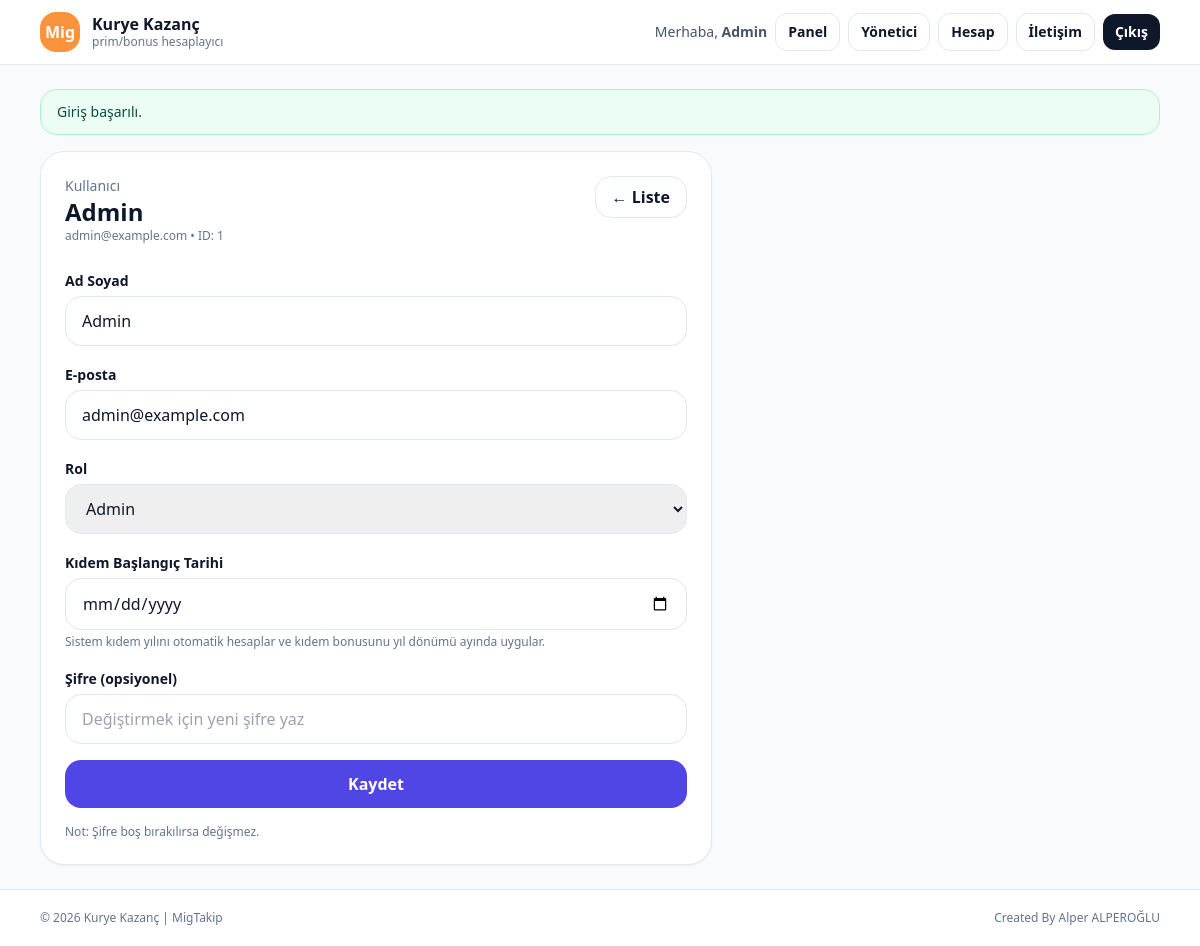
/admin/user_edit.php?id=1 (signed in), run on the app's committed database.
### tables this page shows
CREATE TABLE `users` (
  `id` int(11) NOT NULL,
  `name` varchar(120) NOT NULL,
  `email` varchar(190) NOT NULL,
  `phone` varchar(30) DEFAULT NULL,
  `password_hash` varchar(255) NOT NULL,
  `role` enum('admin','chef','user') NOT NULL DEFAULT 'user',
  `courier_class` varchar(50) DEFAULT NULL,
  `start_date` date DEFAULT NULL,
  `seniority_start_date` date DEFAULT NULL,
  `accounting_fee` decimal(10,2) NOT NULL DEFAULT 0.00,
  `default_motor_type` varchar(10) DEFAULT 'own',
  `default_motor_rent_monthly` decimal(10,2) DEFAULT 0.00,
  `motor_default_type` enum('own','rental') NOT NULL DEFAULT 'own',
  `motor_monthly_rent` decimal(10,2) NOT NULL DEFAULT 0.00,
  `motor_plate` varchar(20) DEFAULT NULL,
  `first_login_done` tinyint(1) NOT NULL DEFAULT 0,
  `created_at` timestamp NOT NULL DEFAULT current_timestamp()
);

### app/helpers.php (called while the page is built, shortened)
<?php
function e(string $s): string { return htmlspecialchars($s, ENT_QUOTES, 'UTF-8'); }
function base_url(): string {
  $cfg = require __DIR__ . '/../config/config.php';
  if (!empty($cfg['app']['base_url'])) return rtrim($cfg['app']['base_url'], '/');
  $https = (!empty($_SERVER['HTTPS']) && $_SERVER['HTTPS'] !== 'off');
  $scheme = $https ? 'https' : 'http';
  $host = $_SERVER['HTTP_HOST'] ?? 'localhost';
  $scriptName = $_SERVER['SCRIPT_NAME'] ?? '';
  $dir = rtrim(str_replace('\\', '/', dirname($scriptName)), '/');
  return $scheme . '://' . $host . $dir;
}
function session_boot(): void {
  $cfg = require __DIR__ . '/../config/config.php';
}
function flash_get(): ?array {
  $f = $_SESSION['_flash'];
  return $f;
}

### config/config.php (called while the page is built, shortened)
<?php
return [
  'db' => [
    'host' => 'localhost',
    'name' => 'sesmotors_kurye',
    'user' => 'sesmotors_kurye',
    'pass' => 'nuFeKp5EWXnQ558embmK',
    'charset' => 'utf8mb4',
  ],
  'app' => [
    'base_url' => 'https://www.sesmotors.com/kurye/public',
    'session_name' => 'KURYESESS',
  ],
];

### public/admin/user_edit.php (the view, shortened to what this page needs)
<?php
require_once __DIR__ . '/../../app/helpers.php';
require_once __DIR__ . '/../../app/layout.php';
$pdo = db();
$me = $_SESSION['user'];
$id = intval($_GET['id'] ?? 0);
$st = $pdo->prepare("SELECT id,name,email,phone,role,courier_class,seniority_start_date,created_at FROM users WHERE id=? LIMIT 1");
$st->execute([$id]);
$u = $st->fetch();
render_header('Yönetici • Kullanıcı Düzenle', ['user'=>$me, 'is_admin'=>true]);
?>
<div class="max-w-2xl">
  <div class="rounded-3xl bg-white border border-slate-200 shadow-sm p-6">
    <div class="flex items-start justify-between gap-3">
      <div>
        <div class="text-sm text-slate-500">Kullanıcı</div>
        <div class="text-2xl font-extrabold"><?= e($u['name']) ?></div>
        <div class="text-xs text-slate-500"><?= e($u['email']) ?> • ID: <?= e((string)$u['id']) ?></div>
      </div>
      <a href="<?= e(base_url()) ?>/admin/users.php" class="rounded-2xl border border-slate-200 bg-white px-4 py-2 font-semibold hover:bg-slate-50">← Liste</a>
    </div>
    <form method="post" class="mt-6 space-y-4">
      <div>
        <label class="text-sm font-semibold">Ad Soyad</label>
        <input name="name" value="<?= e($u['name']) ?>" class="mt-1 w-full rounded-2xl border border-slate-200 px-4 py-3">
      </div>
      <div>
        <label class="text-sm font-semibold">E-posta</label>
        <input name="email" type="email" value="<?= e($u['email']) ?>" class="mt-1 w-full rounded-2xl border border-slate-200 px-4 py-3">
      </div>
      <div>
        <label class="text-sm font-semibold">Rol</label>
        <select name="role" class="mt-1 w-full rounded-2xl border border-slate-200 px-4 py-3">
          <option value="admin" <?= $u['role']==='admin'?'selected':'' ?>>Admin</option>
        </select>
      </div>
      <div>
        <label class="text-sm font-semibold">Kıdem Başlangıç Tarihi</label>
        <input name="seniority_start_date" type="date" value="<?= e($u['seniority_start_date'] ?? '') ?>" class="mt-1 w-full rounded-2xl border border-slate-200 px-4 py-3">
        <div class="mt-1 text-xs text-slate-500">Sistem kıdem yılını otomatik hesaplar ve kıdem bonusunu yıl dönümü ayında uygular.</div>
      </div>
      <div>
        <label class="text-sm font-semibold">Şifre (opsiyonel)</label>
        <input name="password" type="password" class="mt-1 w-full rounded-2xl border border-slate-200 px-4 py-3" placeholder="Değiştirmek için yeni şifre yaz">
      </div>
      <button class="w-full rounded-2xl bg-indigo-600 px-4 py-3 font-bold text-white hover:bg-indigo-500">Kaydet</button>
      <div class="text-xs text-slate-500">Not: Şifre boş bırakılırsa değişmez.</div>
    </form>
  </div>
</div>
<?php render_footer(); ?>

### app/layout.php (shortened to what this page needs)
<?php
require_once __DIR__ . '/helpers.php';
function render_header(string $title, array $opts = []): void {
  $user = $opts['user'] ?? null;
  $is_admin = $opts['is_admin'] ?? false;
  $flash = flash_get();
  ?>
<!doctype html>
<html lang="tr">
<head>
  <script src="https://cdn.tailwindcss.com"></script>
</head>
<body class="bg-slate-50 text-slate-900">
  <header class="sticky top-0 z-40 bg-white/90 backdrop-blur border-b border-slate-200">
    <div class="max-w-6xl mx-auto px-4 py-3 flex items-center justify-between gap-3">
      <div class="flex items-center gap-3">
        <div class="h-10 w-10 rounded-2xl text-white flex items-center justify-center font-black" style="background-color: rgb(251 146 60);">Mig</div>
        <div class="leading-tight">
          <div class="font-extrabold">Kurye Kazanç</div>
          <div class="text-xs text-slate-500">prim/bonus hesaplayıcı</div>
        </div>
      </div>
      <nav class="hidden sm:flex items-center gap-2">
        <?php if ($user): ?>
          <span class="hidden md:inline text-sm text-slate-600">Merhaba, <b><?= e($user['name']) ?></b></span>
          <a class="rounded-xl px-3 py-2 text-sm font-semibold border border-slate-200 bg-white hover:bg-slate-50"
             href="<?= e(base_url()) ?>/dashboard.php">Panel</a>
          <?php if ($is_admin): ?>
            <a class="rounded-xl px-3 py-2 text-sm font-semibold border border-slate-200 bg-white hover:bg-slate-50"
               href="<?= e(base_url()) ?>/admin/users.php">Yönetici</a>
          <?php endif; ?>
          <a class="rounded-xl px-3 py-2 text-sm font-semibold border border-slate-200 bg-white hover:bg-slate-50"
             href="<?= e(base_url()) ?>/account.php">Hesap</a>
          <a class="rounded-xl px-3 py-2 text-sm font-semibold border border-slate-200 bg-white hover:bg-slate-50"
             href="<?= e(base_url()) ?>/contact.php">İletişim</a>
          <a class="rounded-xl px-3 py-2 text-sm font-semibold bg-slate-900 text-white hover:bg-slate-800"
             href="<?= e(base_url()) ?>/logout.php">Çıkış</a>
        <?php else: ?>
          <a class="rounded-xl px-3 py-2 text-sm font-semibold bg-slate-900 text-white hover:bg-slate-800"
             href="<?= e(base_url()) ?>/login.php">Giriş</a>
        <?php endif; ?>
      </nav>
    </div>
  </header>
  <main class="max-w-6xl mx-auto px-4 py-6">
    <?php if ($flash): ?>
      <div class="mb-4 rounded-2xl border px-4 py-3 text-sm <?= $flash['type']==='ok'?'border-emerald-200 bg-emerald-50 text-emerald-900':'border-rose-200 bg-rose-50 text-rose-900' ?>">
        <?= e($flash['msg']) ?>
      </div>
    <?php endif; ?>
<?php
}
function render_footer(): void { ?>
  </main>
  <footer class="border-t border-slate-200 bg-white">
    <div class="max-w-6xl mx-auto px-4 py-5 text-xs text-slate-500 flex flex-col sm:flex-row gap-2 sm:items-center sm:justify-between">
      <div>© <?= date('Y') ?> Kurye Kazanç | MigTakip</div>
      <div>Created By Alper ALPEROĞLU</div>
    </div>
  </footer>
</body>
</html>
<?php } ?>

### data on the page
users: name "Admin", email "admin@example.com", id "1", role "Admin"

### other printed values
$flash['msg'] "Giriş başarılı."
